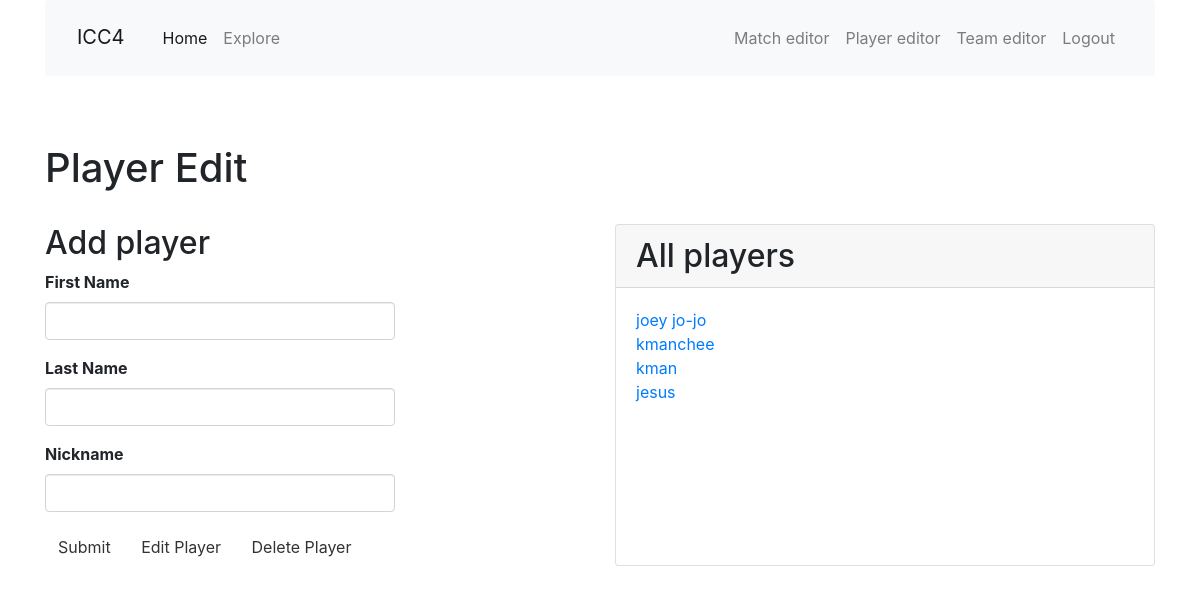
The app's page /player_edit, older data.
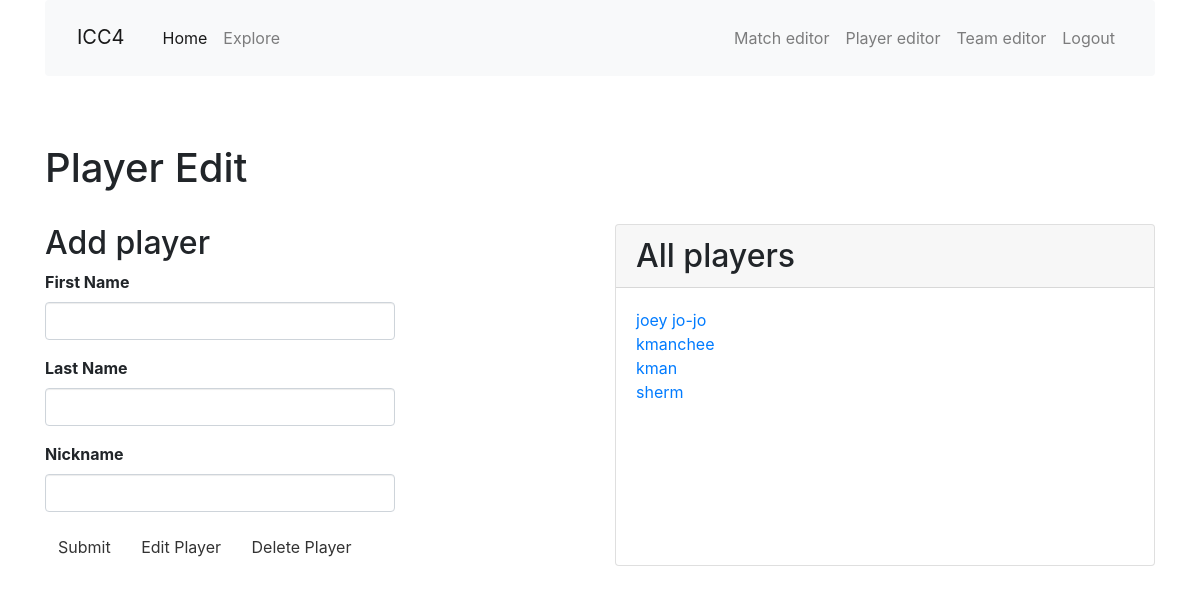
The same page, newer data.
### app/models.py (models this page shows, shortened)
class Player(db.Model):
    id = db.Column(db.Integer, primary_key=True)
    nickname = db.Column(db.String(64), index=True, unique=True)
    first_name = db.Column(db.String(64), index=True)
    last_name = db.Column(db.String(64), index=True)
    games = association_proxy('games_association', 'game')

### app/main/routes.py (the view, shortened to what this page needs)
@bp.route('/player_edit',  methods=['GET', 'POST'], defaults={'nickname': None})
@bp.route('/player_edit/<nickname>',  methods=['GET', 'POST'])
def player_edit(nickname):
    player = Player.query.filter_by(nickname=nickname).first()
    form = EditPlayerForm(obj=player)
    all_players = Player.query.all()
    if  form.submit_delete.data and player is not None:
        db.session.delete(player)
        db.session.commit()
        flash('Player {} ({} {}) deleted!'.format(
            player.nickname, player.first_name, player.last_name), 'danger')
        return redirect(url_for('main.player_edit'))
    return render_template('edit_player.html', title='Player Editor',
        form=form, player=player, all_players=all_players)

### app/main/forms.py (shortened to what this page needs)
class EditPlayerForm(FlaskForm):
    first_name = StringField('First Name', validators=[DataRequired()])
    last_name = StringField('Last Name', validators=[DataRequired()])
    nickname = StringField('Nickname')
    submit_new = SubmitField('Submit')
    submit_edit = SubmitField('Edit Player')
    submit_delete = SubmitField('Delete Player')
    def __init__(self, *args, **kwargs):
        super().__init__(*args, **kwargs)
        self.original_nickname = self.nickname

### app/templates/edit_player.html
{% extends "base.html" %}
{% import 'bootstrap/wtf.html' as wtf %}
{% block app_content %}
  <h1>Player Edit</h1>
  <br>
  <div class="row">
    <div class="col-md-4"><h2>Add player</h2>
      {{ wtf.quick_form(form, button_map={'submit':'primary'}) }}
    </div>
    <div class="col-md-2">  </div>
    <div class="col-md-6">
      <div class="card h-100">
        <h2 class="card-header">All players</h2>
        <div class="card-body">
          <ul class="list-unstyled">
          {% for p in all_players %}
          <li><a href="{{ url_for('main.player_edit', nickname=p.nickname) }}">{{ p.nickname }}</a></li>
          {% endfor %}
          </ul>
        </div>
      </div>
    </div>
  </div>
{% endblock %}

### app/templates/base.html (shortened to what this page needs)
{% extends 'bootstrap/base.html' %}
{% block head %}
{{super()}}
  <link rel="stylesheet" href="https://stackpath.bootstrapcdn.com/bootstrap/4.1.3/css/bootstrap.min.css">
  <link rel="stylesheet" href="{{ url_for('static', filename='css/main.css') }}">
{% endblock %}
{% block navbar %}
<div class="container">
<nav class="navbar navbar-expand-md navbar-light bg-light">
  <a class="navbar-brand mt-2 mr-auto" href="{{ url_for('main.index') }}">ICC4</a>
  <div class="collapse navbar-collapse" id="navbarTogglerDemo02">
    <ul class="navbar-nav mr-auto mt-2 mt-lg-0">
      <li class="nav-item active">
        <a class="nav-link" href="{{ url_for('main.index') }}">Home<span class="sr-only">(current)</span></a>
      </li>
      <li class="nav-item">
        <a class="nav-link" href="">Explore</a>
      </li>
    </ul>
    <ul class="navbar-nav mt-2 mt-lg-0">
    {% if False %}
      <li><a href="">Login</a></li>
    {% else %}
      <li class="nav-item">
        <a class="nav-link" href="{{ url_for('main.match') }}">Match editor</a>
      </li>
      <li class="nav-item">
        <a class="nav-link" href="{{ url_for('main.player_edit') }}">Player editor</a>
      </li>
      <li class="nav-item">
        <a class="nav-link" href="{{ url_for('main.team_edit') }}">Team editor</a>
      </li>
      <li class="nav-item">
        <a class="nav-link" href="">Logout</a>
      </li>
    {% endif %}
    </ul>
  </div>
</nav>
</div>
{% endblock %}
{% block content %}
<div class="container">
    {% block app_content %}{% endblock %}
  </div>
{% endblock %}

### app/static/css/main.css (style rules this page uses)
html { font-size: 100%; }

Row changes from the older to the newer data that the page shows:
removed Player: nickname "jesus"
added Player: nickname "sherm"
